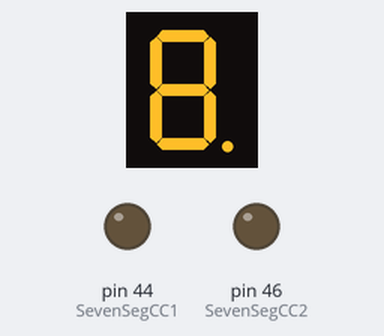
A sketch run on a simulated Arduino Mega 2560, built with avr-gcc and run on an emulated ATmega2560. Shown: 1-digit seven-segment display, output pins drawn as LEDs (lit = HIGH). Wiring (inferred from the names in the program): 1-digit 7-segment display, segments lit when LOW: segments pin 4, pin 5, pin 6, pin 7, pin 8, pin 9, pin 10, pin 11. The segment pins are drawn as the display they are named for; pins used as bus, display or sensor lines are not drawn.

Above: at 0.1 s.
At 1.6 s:
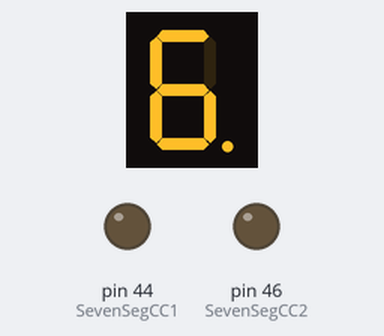
At 2.6 s:
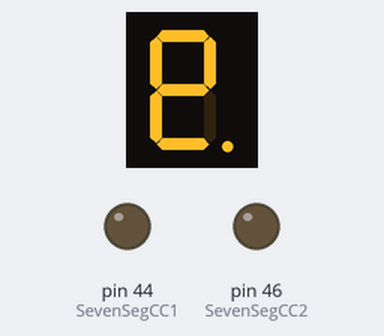
At 3.6 s:
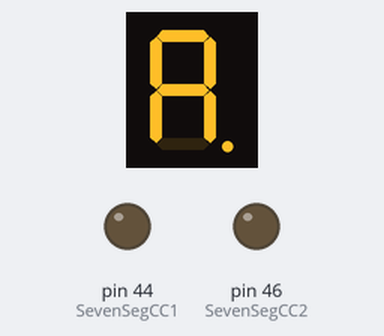
At 5.6 s:
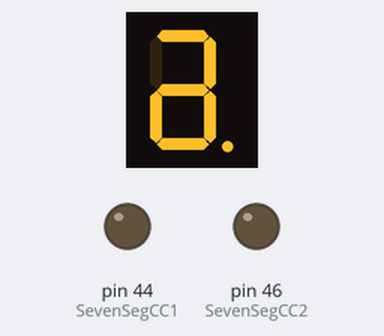
At 8.6 s:
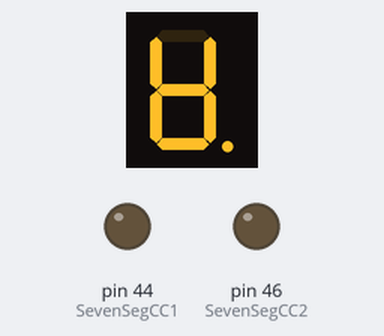

Measured:
- by itself, everything shown: repeats every 8.0 s, in 16 steps
- what the display in image 1 shows lasts 0.5 s, from 1.5 s to 2.0 s

The sketch:

V2-7SegTest.ino
```cpp
/*

*/
#define LED_BUILTIN 13

#define SevenSegCC1 44
#define SevenSegCC2 46

#define SevenSegA 4
#define SevenSegB 5
#define SevenSegC 6
#define SevenSegD 7
#define SevenSegE 8
#define SevenSegF 9
#define SevenSegG 10
#define SevenSegDP 11

// the setup function runs once when you press reset or power the board
void setup() {
  // initialize digital pin LED_BUILTIN as an output.
  pinMode(SevenSegA, OUTPUT);
  pinMode(SevenSegB, OUTPUT);
  pinMode(SevenSegC, OUTPUT);
  pinMode(SevenSegD, OUTPUT);
  pinMode(SevenSegE, OUTPUT);
  pinMode(SevenSegF, OUTPUT);
  pinMode(SevenSegG, OUTPUT);
  pinMode(SevenSegDP, OUTPUT);

  pinMode(SevenSegCC1, OUTPUT);
  pinMode(SevenSegCC2, OUTPUT);


}

// the loop function runs over and over again forever
void loop() {
  // CC1 Zero
  // CC2 Zero
  digitalWrite(SevenSegCC1, LOW);
  digitalWrite(SevenSegCC2, LOW);

  delay(500);                       // wait for a second
  digitalWrite(SevenSegA, HIGH);    // turn the LED On by making the voltage LOW
  delay(500);                       // wait for a second
  digitalWrite(SevenSegA, LOW);    // turn the LED On by making the voltage LOW

  delay(500);                       // wait for a second
  digitalWrite(SevenSegB, HIGH);    // turn the LED On by making the voltage LOW
  delay(500);                       // wait for a second
  digitalWrite(SevenSegB, LOW);    // turn the LED On by making the voltage LOW

  delay(500);                       // wait for a second
  digitalWrite(SevenSegC, HIGH);    // turn the LED On by making the voltage LOW
  delay(500);                       // wait for a second
  digitalWrite(SevenSegC, LOW);    // turn the LED On by making the voltage LOW

  delay(500);                       // wait for a second
  digitalWrite(SevenSegD, HIGH);    // turn the LED On by making the voltage LOW
  delay(500);                       // wait for a second
  digitalWrite(SevenSegD, LOW);    // turn the LED On by making the voltage LOW

  delay(500);                       // wait for a second
  digitalWrite(SevenSegE, HIGH);    // turn the LED On by making the voltage LOW
  delay(500);                       // wait for a second
  digitalWrite(SevenSegE, LOW);    // turn the LED On by making the voltage LOW

  delay(500);                       // wait for a second
  digitalWrite(SevenSegF, HIGH);    // turn the LED On by making the voltage LOW
  delay(500);                       // wait for a second
  digitalWrite(SevenSegF, LOW);    // turn the LED On by making the voltage LOW

  delay(500);                       // wait for a second
  digitalWrite(SevenSegG, HIGH);    // turn the LED On by making the voltage LOW
  delay(500);                       // wait for a second
  digitalWrite(SevenSegG, LOW);    // turn the LED On by making the voltage LOW

  delay(500);                       // wait for a second
  digitalWrite(SevenSegDP, HIGH);    // turn the LED On by making the voltage LOW
  delay(500);                       // wait for a second
  digitalWrite(SevenSegDP, LOW);    // turn the LED On by making the voltage LOW
}
```
